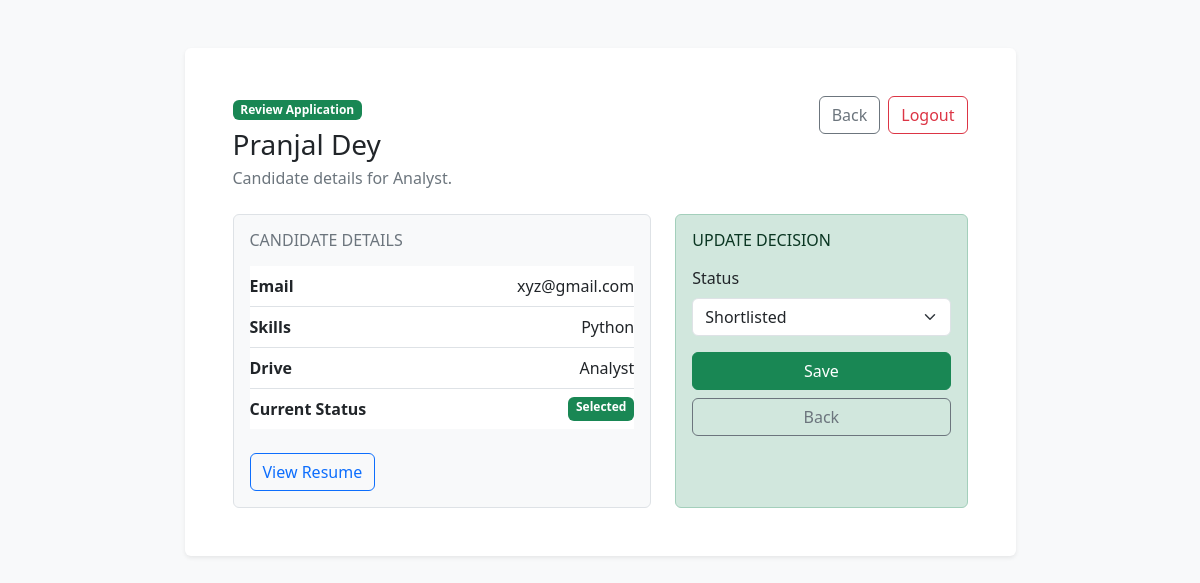
The app's page /company/review/1 (signed in) with its own data.
### models.py (models this page shows)
class Student(db.Model):
    id = db.Column(
        db.Integer,
        db.ForeignKey('user.id'),
        primary_key=True
    )
    name = db.Column(db.String(100))
    email = db.Column(db.String(100))
    skills = db.Column(db.String(200))
    resume = db.Column(db.String(200))
    blacklisted = db.Column(db.Boolean, default=False)
    applications = db.relationship('Application', backref='student', lazy=True)

class Drive(db.Model):
    id = db.Column(db.Integer, primary_key=True)
    company_id = db.Column(
        db.Integer,
        db.ForeignKey('company.id')
    )
    title = db.Column(db.String(100))
    description = db.Column(db.Text)
    eligibility = db.Column(db.String(200))
    deadline = db.Column(db.Date)
    skills_required = db.Column(db.String(200))
    salary_range = db.Column(db.String(100))
    approved = db.Column(db.Boolean, default=False)
    status = db.Column(db.String(20), default="Pending")
    applications = db.relationship('Application', backref='drive', lazy=True)

class Application(db.Model):
    id = db.Column(db.Integer, primary_key=True)
    student_id = db.Column(
        db.Integer,
        db.ForeignKey('student.id')
    )
    drive_id = db.Column(
        db.Integer,
        db.ForeignKey('drive.id')
    )
    status = db.Column(
        db.String(20),
        default="Applied"
    )
    application_date = db.Column(
        db.Date,
        default=date.today
    )
    __table_args__ = (
        db.UniqueConstraint('student_id', 'drive_id'),
    )

### routes.py (the view)
@routes.route("/company/review/<int:id>", methods=["GET","POST"])
@login_required
def review_application(id):
    application = Application.query.get_or_404(id)
    if application.drive.company_id != current_user.id:
        return "Unauthorized"
    if request.method == "POST":
        application.status = request.form["status"]
        db.session.commit()
        return redirect(f"/company/drive/{application.drive_id}")
    return render_template(
        "company_review_application.html",
        application=application
    )

### app.py (called while the page is built)
@app.after_request
def add_no_cache_headers(response):
    if request.endpoint != "static":
        response.headers["Cache-Control"] = "no-store"
    return response

@login_manager.user_loader
def load_user(user_id):
    return User.query.get(int(user_id))

### templates/company_review_application.html (shortened to what this page needs)
{% extends "base.html" %}
{% block content %}
<div class="row justify-content-center">
    <div class="col-xl-9">
        <div class="card border-0 shadow-sm">
            <div class="card-body p-4 p-lg-5">
                <div class="d-flex flex-column flex-lg-row justify-content-between align-items-lg-start gap-3 mb-4">
                    <div>
                        <span class="badge text-bg-success mb-2">Review Application</span>
                        <h1 class="h3 mb-1">{{ application.student.name }}</h1>
                        <p class="text-secondary mb-0">Candidate details for {{ application.drive.title }}.</p>
                    </div>
                    <div class="d-flex flex-wrap gap-2">
                        <a href="/company/drive/{{application.drive_id}}"
                           class="btn btn-outline-secondary">
                           Back
                        </a>
                        <a href="/logout" class="btn btn-outline-danger">
                           Logout
                        </a>
                    </div>
                </div>
                <div class="row g-4">
                    <div class="col-lg-7">
                        <div class="card border bg-body-tertiary h-100">
                            <div class="card-body">
                                <h2 class="h6 text-uppercase text-secondary mb-3">Candidate Details</h2>
                                <div class="list-group list-group-flush">
                                    <div class="list-group-item px-0 d-flex justify-content-between">
                                        <span class="fw-semibold">Email</span>
                                        <span>{{ application.student.email }}</span>
                                    </div>
                                    <div class="list-group-item px-0 d-flex justify-content-between">
                                        <span class="fw-semibold">Skills</span>
                                        <span>{{ application.student.skills or "Not provided" }}</span>
                                    </div>
                                    <div class="list-group-item px-0 d-flex justify-content-between">
                                        <span class="fw-semibold">Drive</span>
                                        <span>{{ application.drive.title }}</span>
                                    </div>
                                    <div class="list-group-item px-0 d-flex justify-content-between">
                                        <span class="fw-semibold">Current Status</span>
                                        <span class="badge {% if application.status == 'Selected' %}text-bg-success{% elif application.status == 'Rejected' %}text-bg-danger{% elif application.status == 'Shortlisted' %}text-bg-warning{% else %}text-bg-secondary{% endif %}">
                                            {{ application.status }}
                                        </span>
                                    </div>
                                </div>
                                {% if application.student.resume %}
                                <a href="/static/uploads/{{application.student.resume}}"
                                   target="_blank"
                                   class="btn btn-outline-primary mt-4">
                                   View Resume
                                </a>
                                {% endif %}
                            </div>
                        </div>
                    </div>
                    <div class="col-lg-5">
                        <div class="card border-success-subtle bg-success-subtle h-100">
                            <div class="card-body">
                                <h2 class="h6 text-uppercase text-success-emphasis mb-3">Update Decision</h2>
                                <form method="POST">
                                    <label class="form-label">Status</label>
                                    <select name="status" class="form-select mb-3">
                                        <option value="Shortlisted">Shortlisted</option>
                                    </select>
                                    <div class="d-grid gap-2">
                                        <button class="btn btn-success">Save</button>
                                        <a href="/company/drive/{{application.drive_id}}"
                                           class="btn btn-outline-secondary">
                                           Back
                                        </a>
                                    </div>
                                </form>
                            </div>
                        </div>
                    </div>
                </div>
            </div>
        </div>
    </div>
</div>
{% endblock %}

### records on screen
Student: student.name "Pranjal Dey", student.email "xyz@gmail.com", student "Python"
Drive: drive "Analyst"
Application: status "Selected"
